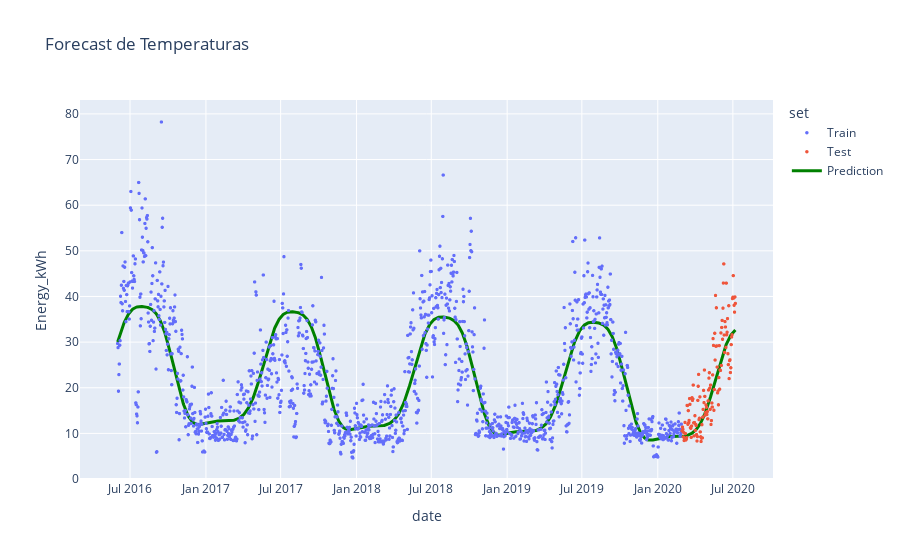

The code cell stored with this chart in its notebook:
### Code cell
# plot
fig = px.scatter(df, x=df.date, y=target, title='Forecast de Temperaturas', color='set')
fig.add_scatter(x=df.date, y=y_pred, mode='lines', name='Prediction', line=dict(color='green', width=3))
fig.update_traces(marker=dict(size=3.5))
fig.show()

### Figure 1 — Plotly figure (JSON) as saved in the notebook; plotly's stock layout.template omitted (floating-point values rounded to 4 significant figures; data arrays with more than 128 entries replaced by an {"elided": "..."} marker saying what was removed)
{"data": [{"hovertemplate": "set=Train<br>date=%{x}<br>Energy_kWh=%{y}<extra></extra>", "legendgroup": "Train", "marker": {"color": "#636efa", "size": 3.5, "symbol": "circle"}, "mode": "markers", "name": "Train", "showlegend": true, "type": "scattergl", "x": {"elided": "1368 str values"}, "xaxis": "x", "y": {"elided": "1368 float values"}, "yaxis": "y"}, {"hovertemplate": "set=Test<br>date=%{x}<br>Energy_kWh=%{y}<extra></extra>", "legendgroup": "Test", "marker": {"color": "#EF553B", "size": 3.5, "symbol": "circle"}, "mode": "markers", "name": "Test", "showlegend": true, "type": "scattergl", "x": {"elided": "130 str values"}, "xaxis": "x", "y": {"elided": "130 float values"}, "yaxis": "y"}, {"line": {"color": "green", "width": 3}, "marker": {"size": 3.5}, "mode": "lines", "name": "Prediction", "type": "scatter", "x": {"elided": "1498 str values"}, "y": {"elided": "1498 float values"}}], "layout": {"legend": {"title": {"text": "set"}, "tracegroupgap": 0}, "title": {"text": "Forecast de Temperaturas"}, "xaxis": {"anchor": "y", "domain": [0, 1], "title": {"text": "date"}}, "yaxis": {"anchor": "x", "domain": [0, 1], "title": {"text": "Energy_kWh"}}}}
